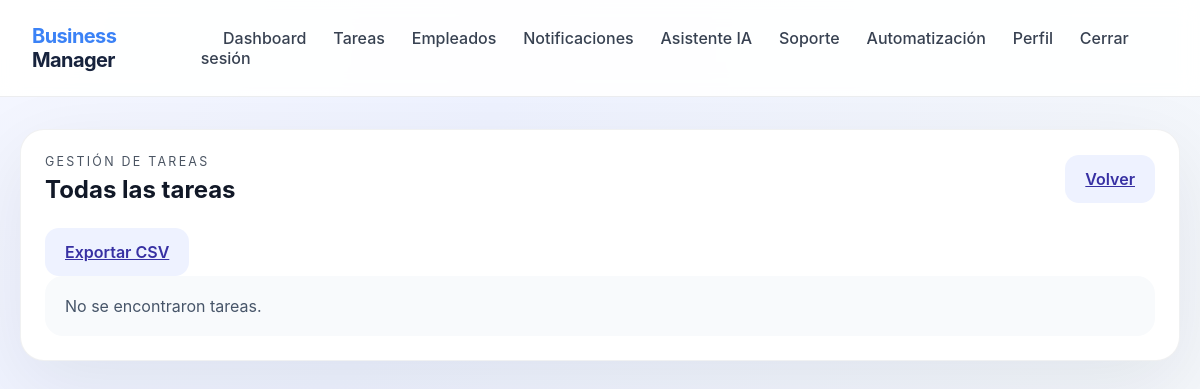
Page /tasks?page=2 (signed in) on the earlier database version.
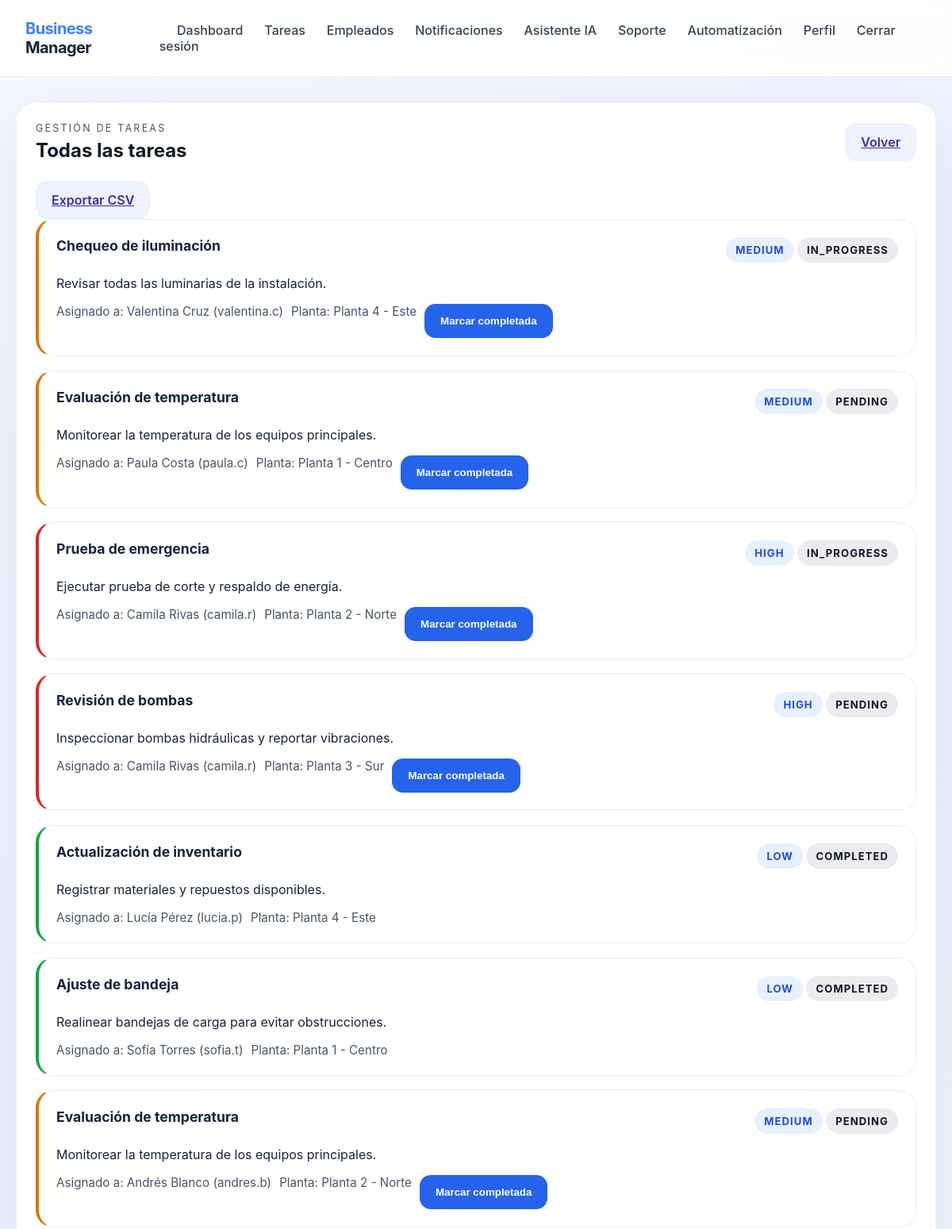
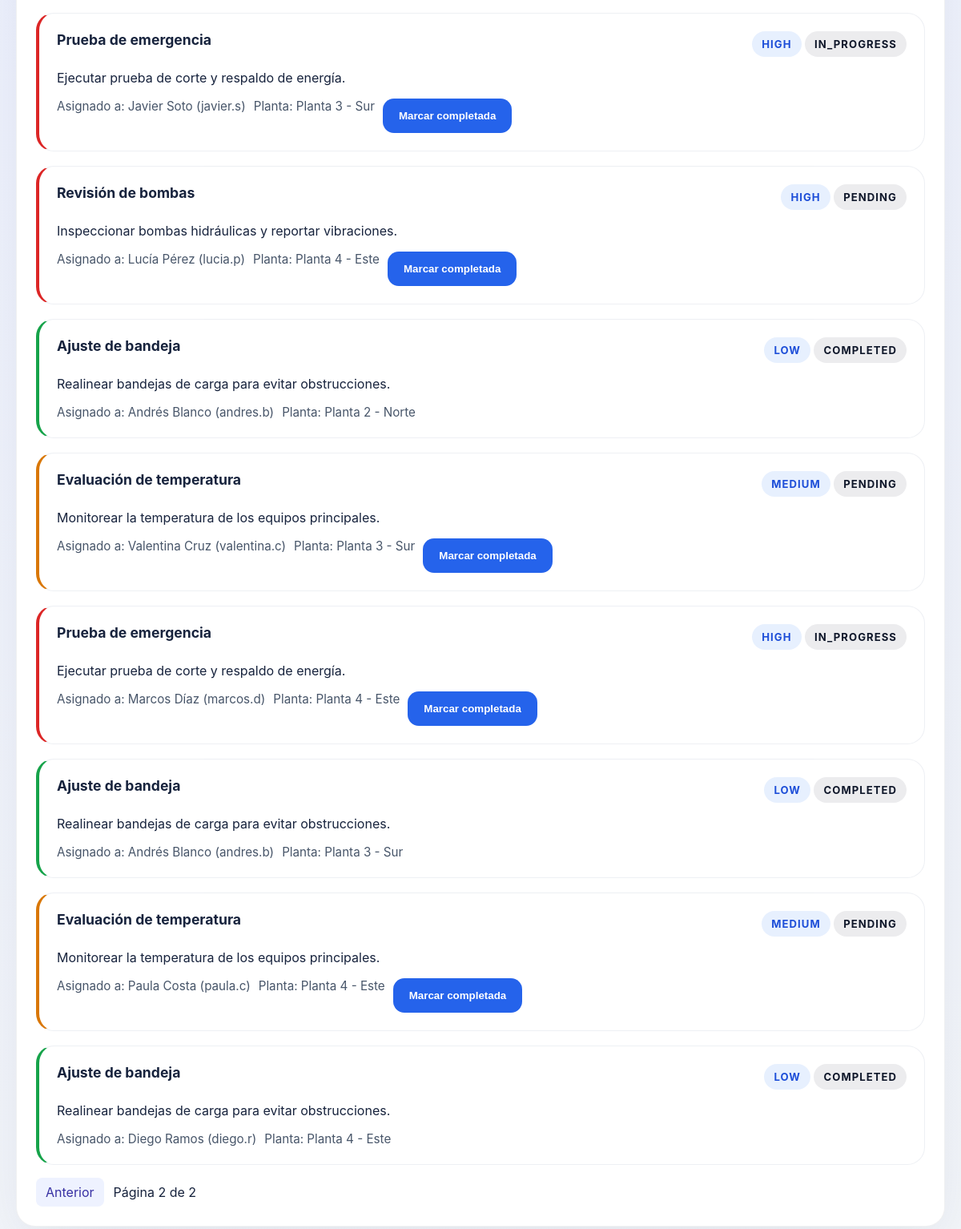
Same page on the later database version (2 pictures, top to bottom).
### models.py (models this page shows)
class Task(Base):
    __tablename__ = 'tasks'
    id = Column(Integer, primary_key=True, index=True)
    title = Column(String, nullable=False)
    description = Column(Text, default='')
    priority = Column(String, nullable=False)
    status = Column(String, nullable=False)
    assigned_to = Column(Integer, ForeignKey('employees.id'))
    plant_id = Column(Integer, ForeignKey('plants.id'), nullable=False, default=1)
    created_at = Column(DateTime, default=datetime.utcnow)
    employee = relationship('Employee', back_populates='tasks')
    plant = relationship('Plant')

class Employee(Base):
    __tablename__ = 'employees'
    id = Column(Integer, primary_key=True, index=True)
    name = Column(String, nullable=False)
    role = Column(String, nullable=False)
    user_id = Column(Integer, ForeignKey('users.id'), nullable=True)
    phone_number = Column(String, nullable=True)
    created_at = Column(DateTime, default=datetime.utcnow)
    tasks = relationship('Task', back_populates='employee')
    account = relationship('User', back_populates='employee_profile')

class User(Base):
    __tablename__ = 'users'
    id = Column(Integer, primary_key=True, index=True)
    username = Column(String, unique=True, nullable=False, index=True)
    password_hash = Column(String, nullable=False)
    role = Column(String, nullable=False, default='staff')
    created_at = Column(DateTime, default=datetime.utcnow)
    audits = relationship('AuditLog', back_populates='user')
    employee_profile = relationship('Employee', back_populates='account', uselist=False)
    notifications = relationship('Notification', back_populates='recipient')
    support_tickets = relationship('SupportTicket', back_populates='user')
    failed_login_attempts = Column(Integer, default=0)
    last_failed_login_at = Column(DateTime, nullable=True)
    locked_until = Column(DateTime, nullable=True)
    mfa_enabled = Column(Boolean, default=False)
    mfa_secret = Column(String, nullable=True)

class Plant(Base):
    __tablename__ = 'plants'
    id = Column(Integer, primary_key=True, index=True)
    name = Column(String, nullable=False, unique=True)
    location = Column(String, nullable=True)
    description = Column(Text, nullable=True)
    created_at = Column(DateTime, default=datetime.utcnow)
    user_accesses = relationship('UserPlantAccess', back_populates='plant', cascade='all, delete-orphan')
    support_tickets = relationship('SupportTicket', back_populates='plant')

### main.py (the view)
@app.get("/tasks", response_class=HTMLResponse)
def read_tasks(request: Request, db: Session = Depends(get_db)):
    current_user = require_login(request, db)
    if isinstance(current_user, RedirectResponse):
        return current_user
    page = int(request.query_params.get("page", "1"))
    page_size = int(request.query_params.get("page_size", "25"))
    query = db.query(Task).order_by(Task.created_at.desc())
    if current_user.role != "admin":
        plant_ids = get_user_accessible_plant_ids(db, current_user)
        if plant_ids:
            query = query.filter(Task.plant_id.in_(plant_ids))
        else:
            return templates.TemplateResponse(request, "tasks.html", {"request": request, "current_user": current_user, "tasks": [], "plant": None})
    total = query.count()
    tasks = query.offset((page - 1) * page_size).limit(page_size).all()
    return templates.TemplateResponse(request, "tasks.html", {"request": request, "current_user": current_user, "tasks": tasks, "plant": None, "total": total, "page": page, "page_size": page_size})

### templates/tasks.html (shortened to what this page needs)
<!DOCTYPE html>
<html lang="es">
<head>
    <link rel="stylesheet" href="{{ url_for('static', path='style.css') }}">
</head>
<body>
    <header class="topbar">
        <div class="brand"><span class="brand-highlight">Business</span> Manager</div>
        <nav>
            <a href="/">Dashboard</a>
            <a href="/tasks">Tareas</a>
            <a href="/employees">Empleados</a>
            <a href="/notifications">Notificaciones</a>
            <a href="/assistant">Asistente IA</a>
            <a href="/support">Soporte</a>
            <a href="/support/automation-rules">Automatización</a>
            <a href="/profile">Perfil</a>
            <a href="/logout">Cerrar sesión</a>
        </nav>
    </header>
    <main class="page-grid page-wide">
        <section class="panel list-panel">
            <div class="panel-header">
                <div>
                    <p class="eyebrow">Gestión de tareas</p>
                    <h1>{{ plant.name if plant else 'Todas las tareas' }}</h1>
                </div>
                <a class="button button-secondary" href="{{ '/plant/' ~ plant.id if plant else '/' }}">Volver</a>
            </div>
            <div style="margin-left:auto">
                <a class="button button-secondary" href="/tasks/export_csv">Exportar CSV</a>
            </div>
            {% if tasks %}
            <div class="task-cards task-list">
                {% for task in tasks %}
                <div class="task-card priority-{{ task.priority }} status-{{ task.status }}">
                    <div class="task-card-header">
                        <h3>{{ task.title }}</h3>
                        <div>
                            <span class="badge badge-priority">{{ task.priority }}</span>
                            <span class="badge badge-status">{{ task.status }}</span>
                        </div>
                    </div>
                    <p>{{ task.description or 'Sin descripción' }}</p>
                    <div class="task-card-footer">
                        <span>Asignado a: {{ task.employee.name if task.employee else 'Sin asignar' }}{% if task.employee and task.employee.account %} ({{ task.employee.account.username }}){% endif %}</span>
                    <span>Planta: {{ task.plant.name if task.plant else 'Sin planta' }}</span>
                        {% if task.status != 'completed' %}
                        <form action="/tasks/{{ task.id }}/complete" method="post" class="inline-form">
                            <button class="button button-primary" type="submit">Marcar completada</button>
                        </form>
                        {% endif %}
                    </div>
                </div>
                {% endfor %}
            </div>
            {% else %}
            <div class="empty-message">No se encontraron tareas.</div>
            {% endif %}
            {% if total and total > page_size %}
            <div class="pagination">
                {% if page > 1 %}
                <a href="?page={{ page -1 }}">Anterior</a>
                {% endif %}
                <span>Página {{ page }} de {{ (total // page_size) + (1 if total % page_size else 0) }}</span>
            </div>
            {% endif %}
        </section>
    </main>
</body>
</html>

Differences in the rows shown:
now on this page (row edited): Task: title "Chequeo de iluminación", priority "MEDIUM", status "IN_PROGRESS", description "Revisar todas las luminarias de la instalación.", employee "Valentina Cruz", employee.account.username "valentina.c", plant "Planta 4 - Este"
now on this page (row edited): Task: title "Evaluación de temperatura", priority "MEDIUM", status "PENDING", description "Monitorear la temperatura de los equipos principales.", employee "Paula Costa", employee.account.username "paula.c", plant "Planta 1 - Centro"
now on this page (row edited): Task: title "Prueba de emergencia", priority "HIGH", status "IN_PROGRESS", description "Ejecutar prueba de corte y respaldo de energía.", employee "Camila Rivas", employee.account.username "camila.r", plant "Planta 2 - Norte"
now on this page (row edited): Task: title "Revisión de bombas", priority "HIGH", status "PENDING", description "Inspeccionar bombas hidráulicas y reportar vibraciones.", employee "Camila Rivas", employee.account.username "camila.r", plant "Planta 3 - Sur"
now on this page (row edited): Task: title "Actualización de inventario", priority "LOW", status "COMPLETED", description "Registrar materiales y repuestos disponibles.", employee "Lucía Pérez", employee.account.username "lucia.p", plant "Planta 4 - Este"
now on this page (row edited): Task: title "Ajuste de bandeja", priority "LOW", status "COMPLETED", description "Realinear bandejas de carga para evitar obstrucciones.", employee "Sofía Torres", employee.account.username "sofia.t", plant "Planta 1 - Centro"
now on this page (row edited): Task: title "Evaluación de temperatura", priority "MEDIUM", status "PENDING", description "Monitorear la temperatura de los equipos principales.", employee "Andrés Blanco", employee.account.username "andres.b", plant "Planta 2 - Norte"
now on this page (row edited): Task: title "Prueba de emergencia", priority "HIGH", status "IN_PROGRESS", description "Ejecutar prueba de corte y respaldo de energía.", employee "Javier Soto", employee.account.username "javier.s", plant "Planta 3 - Sur"
now on this page (row edited): Task: title "Revisión de bombas", priority "HIGH", status "PENDING", description "Inspeccionar bombas hidráulicas y reportar vibraciones.", employee "Lucía Pérez", employee.account.username "lucia.p", plant "Planta 4 - Este"
now on this page (row edited): Task: title "Ajuste de bandeja", priority "LOW", status "COMPLETED", description "Realinear bandejas de carga para evitar obstrucciones.", employee "Andrés Blanco", employee.account.username "andres.b", plant "Planta 2 - Norte"
now on this page (row edited): Task: title "Evaluación de temperatura", priority "MEDIUM", status "PENDING", description "Monitorear la temperatura de los equipos principales.", employee "Valentina Cruz", employee.account.username "valentina.c", plant "Planta 3 - Sur"
now on this page (row edited): Task: title "Prueba de emergencia", priority "HIGH", status "IN_PROGRESS", description "Ejecutar prueba de corte y respaldo de energía.", employee "Marcos Díaz", employee.account.username "marcos.d", plant "Planta 4 - Este"
now on this page (row edited): Task: title "Ajuste de bandeja", priority "LOW", status "COMPLETED", description "Realinear bandejas de carga para evitar obstrucciones.", employee "Andrés Blanco", employee.account.username "andres.b", plant "Planta 3 - Sur"
now on this page (row edited): Task: title "Evaluación de temperatura", priority "MEDIUM", status "PENDING", description "Monitorear la temperatura de los equipos principales.", employee "Paula Costa", employee.account.username "paula.c", plant "Planta 4 - Este"
now on this page (row edited): Task: title "Ajuste de bandeja", priority "LOW", status "COMPLETED", description "Realinear bandejas de carga para evitar obstrucciones.", employee "Diego Ramos", employee.account.username "diego.r", plant "Planta 4 - Este"
Other differences:
{{ page }}: (not shown) → "2"
{{ (total // page_size) + (1 if total % page_size else 0) }}: (not shown) → "2"
text no longer shown: "No se encontraron tareas."
text now shown: "Anterior Página de"
